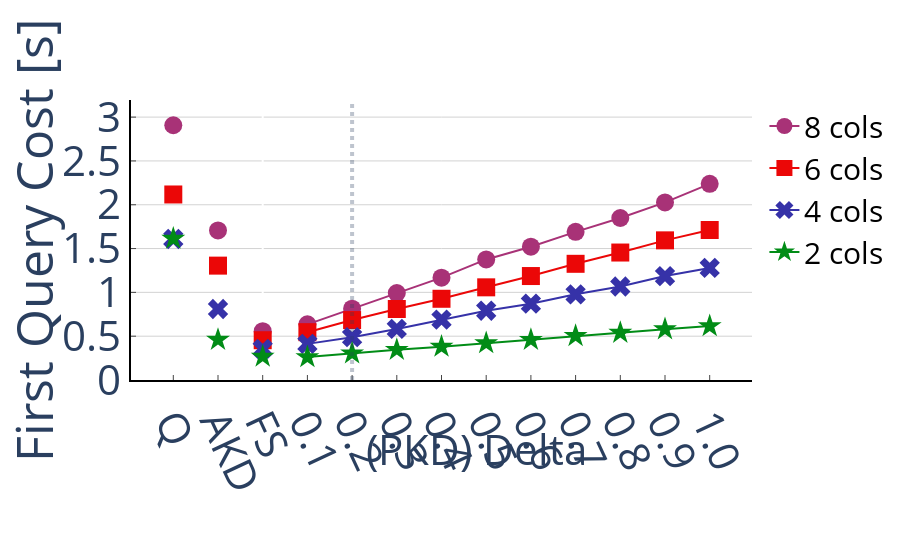

The notebook cell saved with this chart:
### Markdown cell above
# First Query

### Code cell
fig = create_figure()

cols = [8, 6, 4, 2]
markers = delta_markers
colors = ['rgba(168, 50, 119, 1)', 'rgba(235, 7, 7, 1)', 'rgba(54, 50, 168, 1)', 'rgba(1, 140, 22, 1)']
markers = delta_markers

lines = []
shapes = []

for i, marker, color in zip(cols, markers, colors):

    fq_times = []
    for d in deltas:
        fq_times.append(get_first_query(read(f'ProgressiveIndex_{d}', f'Uniform{i}')))
    lines.append(
        go.Scatter(
            name=f'{i} cols',
            x=deltas,
            y=fq_times,
            mode='lines+markers',
            marker=dict(
                size=18,
                symbol=marker
            ),
            marker_color=color
        )
    )
    
    # add other indices values
    
    lines.append(
        go.Scatter(
            name=f'{i}FullScan',
            x=[-0.0],
            y=[get_first_query(read(f'FullScan', f'Uniform{i}'))],
            mode='markers',
            marker_color=color,
            marker=dict(
                size=18,
                symbol=marker
            ),
            showlegend=False
        )
    )
    
    lines.append(
        go.Scatter(
            name=f'{i}AKD',
            x=[-0.1],
            y=[get_first_query(read(f'CrackingKDTree' ,f'Uniform{i}'))],
            mode='markers',
            marker_color=color,
            marker=dict(
                size=18,
                symbol=marker
            ),
            showlegend=False
        )
    )
    
    lines.append(
        go.Scatter(
            name=f'{i}Quasii',
            x=[-0.2],
            y=[get_first_query(read(f'Quasii' ,f'Uniform{i}'))],
            mode='markers',
            marker_color=color,
            marker=dict(
                size=18,
                symbol=marker
            ),
            showlegend=False
        )
    )

# add line at 0.2 delta
shapes.append(
    dict(
        type= 'line',
        yref="paper", y0= 0, y1=1,
        x0= 0.2, x1=0.2,
        opacity=0.3,
        line=dict(
            width=4,
            dash="dot",
        )
    )
)

fig.add_traces(data=lines)
fig.update_layout(showlegend=True, yaxis_title='First Query Cost [s]', shapes=shapes)
fig.update_xaxes(tickangle=65)
fig.update_layout(
#     xaxis=dict(
#         tickmode = 'linear',
#         tick0 = 0.0,
#         dtick = 0.1
#     )
    xaxis = dict(
        tickmode = 'array',
        tickvals = [-0.2, -0.1, -0.0] + deltas,
        ticktext = ['Q', 'AKD', 'FS'] + deltas
    ),
    yaxis= dict(
        tickmode ='linear',
        dtick=0.5
#         tickvals = [0, 0.5, 1, 1.5, 2, 2.5, 3],
#         ticktext = [0, 0.5, 1, 1.5, 2, 2.5, 3]
    ),
    annotations=[
        dict(
            x=0.5,
            y=-0.35,
            text="(PKD) Delta",
            xref="x",
            yref="paper",
        )
    ],
    autosize=True,
    margin=dict(
        b=180
    ),
)
fig.update_yaxes(rangemode="tozero")
fig

### Figure 1 — Plotly figure (JSON) as saved in the notebook; plotly's stock layout.template omitted (floating-point values rounded to 4 significant figures)
{"data": [{"marker": {"color": "rgba(168, 50, 119, 1)", "size": 18, "symbol": "circle"}, "mode": "lines+markers", "name": "8 cols", "type": "scatter", "x": ["0.1", "0.2", "0.3", "0.4", "0.5", "0.6", "0.7", "0.8", "0.9", "1.0"], "y": [0.6351, 0.8141, 0.9927, 1.168, 1.376, 1.521, 1.691, 1.849, 2.026, 2.239]}, {"marker": {"color": "rgba(168, 50, 119, 1)", "size": 18, "symbol": "circle"}, "mode": "markers", "name": "8FullScan", "showlegend": false, "type": "scatter", "x": [0], "y": [0.557]}, {"marker": {"color": "rgba(168, 50, 119, 1)", "size": 18, "symbol": "circle"}, "mode": "markers", "name": "8AKD", "showlegend": false, "type": "scatter", "x": [-0.1], "y": [1.706]}, {"marker": {"color": "rgba(168, 50, 119, 1)", "size": 18, "symbol": "circle"}, "mode": "markers", "name": "8Quasii", "showlegend": false, "type": "scatter", "x": [-0.2], "y": [2.907]}, {"marker": {"color": "rgba(235, 7, 7, 1)", "size": 18, "symbol": "square"}, "mode": "lines+markers", "name": "6 cols", "type": "scatter", "x": ["0.1", "0.2", "0.3", "0.4", "0.5", "0.6", "0.7", "0.8", "0.9", "1.0"], "y": [0.546, 0.6838, 0.8104, 0.9269, 1.058, 1.186, 1.326, 1.455, 1.594, 1.712]}, {"marker": {"color": "rgba(235, 7, 7, 1)", "size": 18, "symbol": "square"}, "mode": "markers", "name": "6FullScan", "showlegend": false, "type": "scatter", "x": [0], "y": [0.454]}, {"marker": {"color": "rgba(235, 7, 7, 1)", "size": 18, "symbol": "square"}, "mode": "markers", "name": "6AKD", "showlegend": false, "type": "scatter", "x": [-0.1], "y": [1.305]}, {"marker": {"color": "rgba(235, 7, 7, 1)", "size": 18, "symbol": "square"}, "mode": "markers", "name": "6Quasii", "showlegend": false, "type": "scatter", "x": [-0.2], "y": [2.117]}, {"marker": {"color": "rgba(54, 50, 168, 1)", "size": 18, "symbol": "x"}, "mode": "lines+markers", "name": "4 cols", "type": "scatter", "x": ["0.1", "0.2", "0.3", "0.4", "0.5", "0.6", "0.7", "0.8", "0.9", "1.0"], "y": [0.4123, 0.4887, 0.5831, 0.6895, 0.7907, 0.8712, 0.9776, 1.067, 1.186, 1.279]}, {"marker": {"color": "rgba(54, 50, 168, 1)", "size": 18, "symbol": "x"}, "mode": "markers", "name": "4FullScan", "showlegend": false, "type": "scatter", "x": [0], "y": [0.3558]}, {"marker": {"color": "rgba(54, 50, 168, 1)", "size": 18, "symbol": "x"}, "mode": "markers", "name": "4AKD", "showlegend": false, "type": "scatter", "x": [-0.1], "y": [0.8103]}, {"marker": {"color": "rgba(54, 50, 168, 1)", "size": 18, "symbol": "x"}, "mode": "markers", "name": "4Quasii", "showlegend": false, "type": "scatter", "x": [-0.2], "y": [1.61]}, {"marker": {"color": "rgba(1, 140, 22, 1)", "size": 18, "symbol": "star"}, "mode": "lines+markers", "name": "2 cols", "type": "scatter", "x": ["0.1", "0.2", "0.3", "0.4", "0.5", "0.6", "0.7", "0.8", "0.9", "1.0"], "y": [0.2613, 0.3043, 0.3446, 0.3807, 0.4215, 0.4589, 0.5027, 0.5391, 0.5799, 0.6149]}, {"marker": {"color": "rgba(1, 140, 22, 1)", "size": 18, "symbol": "star"}, "mode": "markers", "name": "2FullScan", "showlegend": false, "type": "scatter", "x": [0], "y": [0.2678]}, {"marker": {"color": "rgba(1, 140, 22, 1)", "size": 18, "symbol": "star"}, "mode": "markers", "name": "2AKD", "showlegend": false, "type": "scatter", "x": [-0.1], "y": [0.4596]}, {"marker": {"color": "rgba(1, 140, 22, 1)", "size": 18, "symbol": "star"}, "mode": "markers", "name": "2Quasii", "showlegend": false, "type": "scatter", "x": [-0.2], "y": [1.613]}], "layout": {"annotations": [{"text": "(PKD) Delta", "x": 0.5, "xref": "x", "y": -0.35, "yref": "paper"}], "autosize": true, "font": {"size": 42}, "legend": {"font": {"color": "black", "size": 30}}, "margin": {"b": 180}, "plot_bgcolor": "rgba(0, 0, 0, 0)", "shapes": [{"line": {"dash": "dot", "width": 4}, "opacity": 0.3, "type": "line", "x0": 0.2, "x1": 0.2, "y0": 0, "y1": 1, "yref": "paper"}], "showlegend": true, "xaxis": {"autorange": true, "linecolor": "black", "linewidth": 2, "range": [-0.2834, 1.083], "showline": true, "tickangle": 65, "ticklen": 5, "tickmode": "array", "ticks": "inside", "ticktext": ["Q", "AKD", "FS", "0.1", "0.2", "0.3", "0.4", "0.5", "0.6", "0.7", "0.8", "0.9", "1.0"], "tickvals": [-0.2, -0.1, 0, "0.1", "0.2", "0.3", "0.4", "0.5", "0.6", "0.7", "0.8", "0.9", "1.0"], "type": "linear", "zeroline": true}, "yaxis": {"autorange": true, "dtick": 0.5, "gridcolor": "lightgrey", "gridwidth": 1, "linecolor": "black", "linewidth": 2, "range": [0, 3.289], "rangemode": "tozero", "showgrid": true, "showline": true, "ticklen": 5, "tickmode": "linear", "ticks": "inside", "title": {"text": "First Query Cost [s]"}, "type": "linear", "zeroline": false, "zerolinecolor": "rgba(0, 0, 0, 0)"}}}
